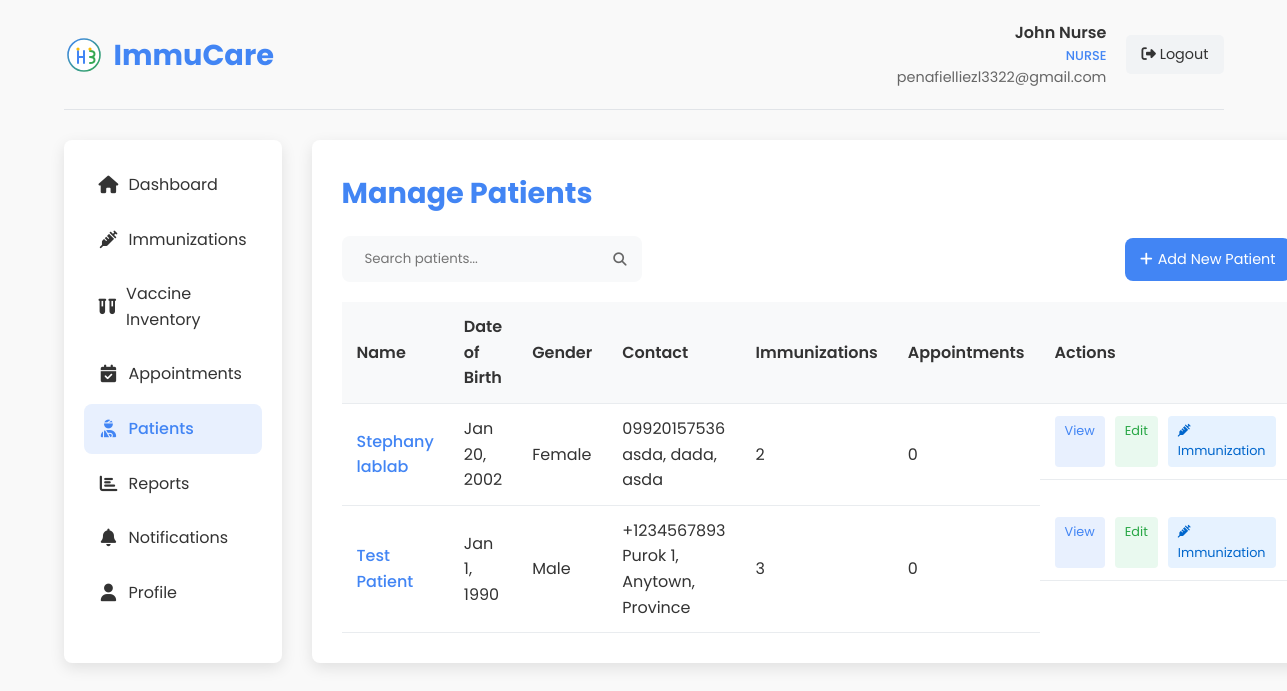
/nurse_patients.php (signed in), run on the app's committed database.
### tables this page shows
CREATE TABLE `patients` (
  `id` int(11) NOT NULL,
  `user_id` int(11) DEFAULT NULL,
  `first_name` varchar(50) NOT NULL,
  `middle_name` varchar(50) DEFAULT NULL,
  `last_name` varchar(50) NOT NULL,
  `date_of_birth` date NOT NULL,
  `gender` enum('male','female','other') NOT NULL,
  `blood_type` varchar(10) DEFAULT NULL COMMENT 'Patient blood type (A+, A-, B+, B-, AB+, AB-, O+, O-)',
  `purok` text NOT NULL,
  `city` varchar(100) NOT NULL,
  `province` varchar(100) NOT NULL,
  `postal_code` varchar(20) DEFAULT NULL,
  `phone_number` varchar(20) DEFAULT NULL,
  `medical_history` text DEFAULT NULL,
  `allergies` text DEFAULT NULL,
  `diagnosis` text DEFAULT NULL COMMENT 'Patient diagnosis information',
  `created_at` datetime NOT NULL,
  `updated_at` timestamp NOT NULL DEFAULT current_timestamp() ON UPDATE current_timestamp()
);

### nurse_patients.php (the view, shortened to what this page needs)
<?php
$user_name = $_SESSION['user_name'];
$user_email = $_SESSION['user_email'];
$conn = new mysqli(DB_HOST, DB_USER, DB_PASS, DB_NAME);
$search = isset($_GET['search']) ? $_GET['search'] : '';
$search_condition = '';
$page = isset($_GET['page']) ? (int)$_GET['page'] : 1;
$records_per_page = 10;
$offset = ($page - 1) * $records_per_page;
$query = "SELECT p.*,
          (SELECT COUNT(*) FROM immunizations i WHERE i.patient_id = p.id) as immunization_count,
          (SELECT COUNT(*) FROM appointments a WHERE a.patient_id = p.id AND a.status = 'confirmed') as appointment_count
          FROM patients p
          WHERE 1=1 $search_condition
          ORDER BY p.last_name ASC
          LIMIT $offset, $records_per_page";
$patients = $conn->query($query);
?>
<!DOCTYPE html>
<html lang="en">
<head>
    <link rel="stylesheet" href="styles.css">
    <link rel="stylesheet" href="https://cdnjs.cloudflare.com/ajax/libs/font-awesome/6.4.0/css/all.min.css">
</head>
<body>
    <div class="dashboard-container">
        <div class="dashboard-header">
            <div class="dashboard-logo">
                <img src="images/logo.svg" alt="ImmuCare Logo">
                <h1>ImmuCare</h1>
            </div>
            <div class="user-menu">
                <div class="user-info">
                    <div class="user-name"><?php echo htmlspecialchars($user_name); ?></div>
                    <div class="user-role">Nurse</div>
                    <div class="user-email"><?php echo htmlspecialchars($user_email); ?></div>
                </div>
                <a href="?logout=1" class="logout-btn">
                    <i class="fas fa-sign-out-alt"></i> Logout
                </a>
            </div>
        </div>
        <div class="dashboard-content">
            <div class="sidebar">
                <ul class="sidebar-menu">
                    <li><a href="nurse_dashboard.php"><i class="fas fa-home"></i> Dashboard</a></li>
                    <li><a href="nurse_immunizations.php"><i class="fas fa-syringe"></i> Immunizations</a></li>
                    <li><a href="nurse_vaccine_inventory.php"><i class="fas fa-vials"></i> Vaccine Inventory</a></li>
                    <li><a href="nurse_appointments.php"><i class="fas fa-calendar-check"></i> Appointments</a></li>
                    <li><a href="nurse_patients.php" class="active"><i class="fas fa-user-injured"></i> Patients</a></li>
                    <li><a href="nurse_reports.php"><i class="fas fa-chart-bar"></i> Reports</a></li>
                    <li><a href="nurse_notifications.php"><i class="fas fa-bell"></i> Notifications</a></li>
                    <li><a href="nurse_profile.php"><i class="fas fa-user"></i> Profile</a></li>
                </ul>
            </div>
            <div class="main-content">
                <h2 class="page-title">Manage Patients</h2>
                <div class="action-bar">
                    <form class="search-form" action="" method="GET">
                        <input type="text" name="search" placeholder="Search patients..." value="<?php echo htmlspecialchars($search); ?>">
                        <button type="submit"><i class="fas fa-search"></i></button>
                    </form>
                    <a href="javascript:void(0)" class="add-btn" onclick="openModal('addPatientModal')">
                        <i class="fas fa-plus"></i> Add New Patient
                    </a>
                </div>
                <table class="patient-table">
                    <thead>
                        <tr>
                            <th>Name</th>
                            <th>Date of Birth</th>
                            <th>Gender</th>
                            <th>Contact</th>
                            <th>Immunizations</th>
                            <th>Appointments</th>
                            <th>Actions</th>
                        </tr>
                    </thead>
                    <tbody>
                        <?php if ($patients->num_rows > 0): ?>
                            <?php while ($patient = $patients->fetch_assoc()): ?>
                                <tr>
                                    <td class="patient-name">
                                        <?php echo htmlspecialchars($patient['first_name'] . ' ' . $patient['last_name']); ?>
                                    </td>
                                    <td>
                                        <?php echo date('M j, Y', strtotime($patient['date_of_birth'])); ?>
                                    </td>
                                    <td>
                                        <?php echo ucfirst(htmlspecialchars($patient['gender'])); ?>
                                    </td>
                                    <td>
                                        <div><?php echo htmlspecialchars($patient['phone_number']); ?></div>
                                        <div class="patient-info">
                                            <?php echo htmlspecialchars($patient['purok'] . ', ' . $patient['city'] . ', ' . $patient['province']); ?>
                                        </div>
                                    </td>
                                    <td>
                                        <?php echo $patient['immunization_count']; ?>
                                    </td>
                                    <td>
                                        <?php echo $patient['appointment_count']; ?>
                                    </td>
                                    <td class="action-buttons">
                                        <a href="javascript:void(0)" class="view-btn" data-id="<?php echo $patient['id']; ?>" onclick="loadPatientDetails(this.getAttribute('data-id'))">View</a>
                                        <a href="javascript:void(0)" class="edit-btn" data-id="<?php echo $patient['id']; ?>" onclick="loadPatientForEdit(this.getAttribute('data-id'))">Edit</a>
                                        <a href="javascript:void(0)" class="immunization-btn" data-id="<?php echo $patient['id']; ?>" onclick="loadImmunizationHistory(this.getAttribute('data-id'))">
                                            <i class="fas fa-syringe"></i> Immunization
                                        </a>
                                    </td>
                                </tr>
                            <?php endwhile; ?>
                        <?php else: ?>
                            <tr>
                                <td colspan="7" style="text-align: center;">No patients found.</td>
                            </tr>
                        <?php endif; ?>
                    </tbody>
                </table>
            </div>
        </div>
    </div>
</body>
</html>

### styles.css (style rules this page uses)
:root { --primary-color: #4285f4; --secondary-color: #34a853; --accent-color: #fbbc05; --text-color: #333; --light-text: #666; --bg-light: #f9f9f9; --bg-white: #ffffff; --shadow: 0 5px 15px rgba(0, 0, 0, 0.1); --border-radius: 8px; --transition: all 0.3s ease; }
* { margin: 0; padding: 0; box-sizing: border-box; }
html { scroll-behavior: smooth; }
body { font-family: 'Poppins', sans-serif; line-height: 1.6; color: var(--text-color); background-color: var(--bg-light); }
a { text-decoration: none; color: inherit; }
ul { list-style: none; }
img { max-width: 100%; height: auto; }

### nurse_patients.php (style rules this page uses)
.dashboard-container { max-width: 1200px; margin: 0 auto; padding: 20px; }
.dashboard-header { display: flex; justify-content: space-between; align-items: center; margin-bottom: 30px; padding-bottom: 20px; border-bottom: 1px solid #e1e4e8; }
.dashboard-logo { display: flex; align-items: center; }
.dashboard-logo img { height: 40px; margin-right: 10px; }
.dashboard-logo h1 { font-size: 1.8rem; color: var(--primary-color); margin: 0; }
.user-menu { display: flex; align-items: center; }
.user-info { margin-right: 20px; text-align: right; }
.user-name { font-weight: 600; color: var(--text-color); }
.user-role { font-size: 0.8rem; color: var(--primary-color); font-weight: 500; text-transform: uppercase; }
.user-email { font-size: 0.9rem; color: var(--light-text); }
.logout-btn { padding: 8px 15px; background-color: #f1f3f5; color: var(--text-color); border-radius: 5px; font-size: 0.9rem; transition: var(--transition); text-decoration: none; }
.dashboard-content { display: grid; grid-template-columns: 1fr 4fr; gap: 30px; }
.sidebar { background-color: var(--bg-white); border-radius: var(--border-radius); box-shadow: var(--shadow); padding: 20px; }
.sidebar-menu { list-style: none; padding: 0; margin: 0; }
.sidebar-menu li { margin-bottom: 5px; }
.sidebar-menu a { display: flex; align-items: center; padding: 12px 15px; border-radius: var(--border-radius); color: var(--text-color); transition: var(--transition); text-decoration: none; }
.sidebar-menu a.active { background-color: #e8f0fe; color: var(--primary-color); font-weight: 500; }
.sidebar-menu i { margin-right: 10px; font-size: 1.1rem; width: 20px; text-align: center; }
.main-content { background-color: var(--bg-white); border-radius: var(--border-radius); box-shadow: var(--shadow); padding: 30px; }
.page-title { font-size: 1.8rem; color: var(--primary-color); margin-bottom: 20px; }
.action-bar { display: flex; justify-content: space-between; align-items: center; margin-bottom: 20px; }
.search-form { display: flex; align-items: center; background-color: #f8f9fa; border-radius: var(--border-radius); padding: 5px 15px; width: 300px; }
.search-form input { border: none; background: transparent; padding: 8px; width: 100%; font-family: 'Poppins', sans-serif; }
.search-form button { background: transparent; border: none; color: var(--light-text); cursor: pointer; }
.add-btn { padding: 10px 15px; background-color: var(--primary-color); color: white; border: none; border-radius: var(--border-radius); font-size: 0.9rem; cursor: pointer; transition: var(--transition); text-decoration: none; display: flex; align-items: center; }
.add-btn i { margin-right: 5px; }
.patient-table { width: 100%; border-collapse: collapse; }
.patient-table th, .patient-table td { padding: 12px 15px; text-align: left; border-bottom: 1px solid #e9ecef; }
.patient-table th { background-color: #f8f9fa; font-weight: 600; color: var(--text-color); }
.patient-name { font-weight: 500; color: var(--primary-color); }
.action-buttons { display: flex; gap: 10px; }
.view-btn, .edit-btn, .delete-btn, .immunization-btn { padding: 5px 10px; border-radius: 4px; font-size: 0.8rem; text-decoration: none; transition: var(--transition); }
.view-btn { background-color: #e8f0fe; color: var(--primary-color); }
.edit-btn { background-color: #e9f9ef; color: #28a745; }
.immunization-btn { background-color: #e6f2ff; color: #0066cc; cursor: pointer; }

### data on the page
patients: first_name+last_name "Stephany lablab", date_of_birth "Jan 20, 2002", gender "Female", phone_number "09920157536", purok+city+province "asda, dada, asda", immunization_count "2", appointment_count "0"
patients: first_name+last_name "Test Patient", date_of_birth "Jan 1, 1990", gender "Male", phone_number "+1234567893", purok+city+province "Purok 1, Anytown, Province", immunization_count "3", appointment_count "0"

### other printed values
$user_name "John Nurse"
$user_email "penafielliezl3322@gmail.com"
